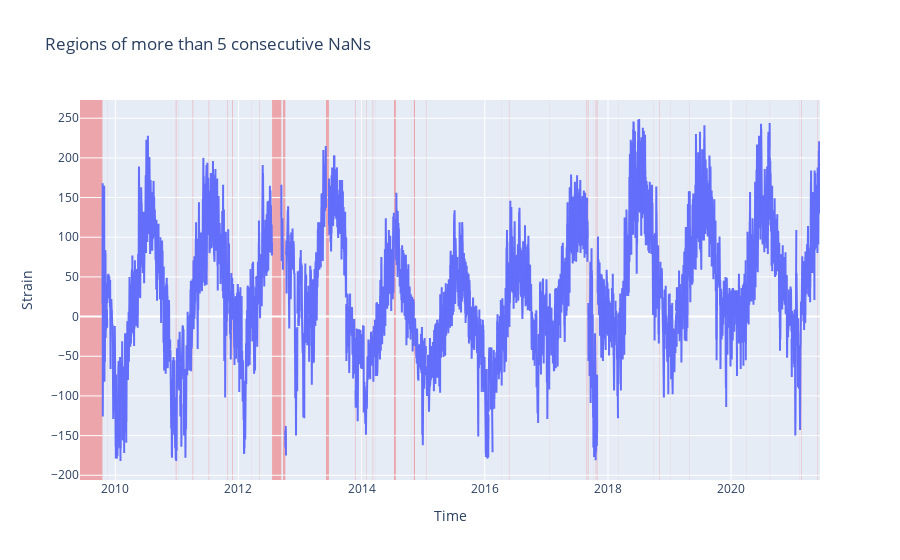

Here is the notebook cell this chart was saved with:
### Code cell
#indentify the regions of missing values
from src.processing import nan_regions #nan_regions.py

threshold = 5 # Choose the threshold(s) for consecutive NaNs
consecutive_nan_regions, nan_regions_sorted = nan_regions.find_nan_regions(df, threshold)

# for threshold in thresholds:

fig = go.Figure()

# Add strain data line
fig.add_trace(go.Scatter(x=df['Time'], y=df['Strain'], mode='lines', name='Strain Data'))

# Shade regions with more than x consecutive NaNs
for start, end in consecutive_nan_regions:
    fig.add_vrect(
        x0=df['Time'].loc[start], x1=df['Time'].loc[end],
        fillcolor='red', opacity=0.3, layer='below', line_width=0
    )

# Print NaN regions information
for column in nan_regions_sorted:
    print(f"Length: {column[4]}, Start Time: {column[2]}, End Time: {column[3]}")

# Figure layout
fig.update_layout(
    title=f'Regions of more than {threshold} consecutive NaNs',
    xaxis_title='Time',
    yaxis_title='Strain',
    legend=dict(x=0, y=1),
)

fig.show()

### Figure 1 — Plotly figure (JSON) as saved in the notebook; plotly's stock layout.template omitted (floating-point values rounded to 4 significant figures; data arrays with more than 128 entries replaced by an {"elided": "..."} marker saying what was removed)
{"data": [{"mode": "lines", "name": "Strain Data", "type": "scatter", "x": {"elided": "26339 str values"}, "y": {"elided": "26339 int values"}}], "layout": {"legend": {"x": 0, "y": 1}, "shapes": [{"fillcolor": "red", "layer": "below", "line": {"width": 0}, "opacity": 0.3, "type": "rect", "x0": "2009-06-05T00:00:00", "x1": "2009-10-16T04:00:00", "xref": "x", "y0": 0, "y1": 1, "yref": "y domain"}, {"fillcolor": "red", "layer": "below", "line": {"width": 0}, "opacity": 0.3, "type": "rect", "x0": "2009-11-13T08:00:00", "x1": "2009-11-14T08:00:00", "xref": "x", "y0": 0, "y1": 1, "yref": "y domain"}, {"fillcolor": "red", "layer": "below", "line": {"width": 0}, "opacity": 0.3, "type": "rect", "x0": "2010-12-25T04:00:00", "x1": "2010-12-27T08:00:00", "xref": "x", "y0": 0, "y1": 1, "yref": "y domain"}, {"fillcolor": "red", "layer": "below", "line": {"width": 0}, "opacity": 0.3, "type": "rect", "x0": "2010-12-28T00:00:00", "x1": "2010-12-29T12:00:00", "xref": "x", "y0": 0, "y1": 1, "yref": "y domain"}, {"fillcolor": "red", "layer": "below", "line": {"width": 0}, "opacity": 0.3, "type": "rect", "x0": "2011-01-11T12:00:00", "x1": "2011-01-12T04:00:00", "xref": "x", "y0": 0, "y1": 1, "yref": "y domain"}, {"fillcolor": "red", "layer": "below", "line": {"width": 0}, "opacity": 0.3, "type": "rect", "x0": "2011-04-04T00:00:00", "x1": "2011-04-07T08:00:00", "xref": "x", "y0": 0, "y1": 1, "yref": "y domain"}, {"fillcolor": "red", "layer": "below", "line": {"width": 0}, "opacity": 0.3, "type": "rect", "x0": "2011-07-08T12:00:00", "x1": "2011-07-11T04:00:00", "xref": "x", "y0": 0, "y1": 1, "yref": "y domain"}, {"fillcolor": "red", "layer": "below", "line": {"width": 0}, "opacity": 0.3, "type": "rect", "x0": "2011-10-28T04:00:00", "x1": "2011-10-31T04:00:00", "xref": "x", "y0": 0, "y1": 1, "yref": "y domain"}, {"fillcolor": "red", "layer": "below", "line": {"width": 0}, "opacity": 0.3, "type": "rect", "x0": "2011-11-25T16:00:00", "x1": "2011-11-29T08:00:00", "xref": "x", "y0": 0, "y1": 1, "yref": "y domain"}, {"fillcolor": "red", "layer": "below", "line": {"width": 0}, "opacity": 0.3, "type": "rect", "x0": "2012-03-20T12:00:00", "x1": "2012-03-21T08:00:00", "xref": "x", "y0": 0, "y1": 1, "yref": "y domain"}, {"fillcolor": "red", "layer": "below", "line": {"width": 0}, "opacity": 0.3, "type": "rect", "x0": "2012-05-05T08:00:00", "x1": "2012-05-07T04:00:00", "xref": "x", "y0": 0, "y1": 1, "yref": "y domain"}, {"fillcolor": "red", "layer": "below", "line": {"width": 0}, "opacity": 0.3, "type": "rect", "x0": "2012-07-18T12:00:00", "x1": "2012-09-11T04:00:00", "xref": "x", "y0": 0, "y1": 1, "yref": "y domain"}, {"fillcolor": "red", "layer": "below", "line": {"width": 0}, "opacity": 0.3, "type": "rect", "x0": "2012-09-21T08:00:00", "x1": "2012-10-05T08:00:00", "xref": "x", "y0": 0, "y1": 1, "yref": "y domain"}, {"fillcolor": "red", "layer": "below", "line": {"width": 0}, "opacity": 0.3, "type": "rect", "x0": "2013-06-03T08:00:00", "x1": "2013-06-20T16:00:00", "xref": "x", "y0": 0, "y1": 1, "yref": "y domain"}, {"fillcolor": "red", "layer": "below", "line": {"width": 0}, "opacity": 0.3, "type": "rect", "x0": "2013-11-22T00:00:00", "x1": "2013-11-25T04:00:00", "xref": "x", "y0": 0, "y1": 1, "yref": "y domain"}, {"fillcolor": "red", "layer": "below", "line": {"width": 0}, "opacity": 0.3, "type": "rect", "x0": "2014-01-07T20:00:00", "x1": "2014-01-08T16:00:00", "xref": "x", "y0": 0, "y1": 1, "yref": "y domain"}, {"fillcolor": "red", "layer": "below", "line": {"width": 0}, "opacity": 0.3, "type": "rect", "x0": "2014-01-29T08:00:00", "x1": "2014-01-31T08:00:00", "xref": "x", "y0": 0, "y1": 1, "yref": "y domain"}, {"fillcolor": "red", "layer": "below", "line": {"width": 0}, "opacity": 0.3, "type": "rect", "x0": "2014-03-07T08:00:00", "x1": "2014-03-10T04:00:00", "xref": "x", "y0": 0, "y1": 1, "yref": "y domain"}, {"fillcolor": "red", "layer": "below", "line": {"width": 0}, "opacity": 0.3, "type": "rect", "x0": "2014-03-23T20:00:00", "x1": "2014-03-24T12:00:00", "xref": "x", "y0": 0, "y1": 1, "yref": "y domain"}, {"fillcolor": "red", "layer": "below", "line": {"width": 0}, "opacity": 0.3, "type": "rect", "x0": "2014-07-11T12:00:00", "x1": "2014-07-22T12:00:00", "xref": "x", "y0": 0, "y1": 1, "yref": "y domain"}, {"fillcolor": "red", "layer": "below", "line": {"width": 0}, "opacity": 0.3, "type": "rect", "x0": "2014-10-20T08:00:00", "x1": "2014-10-21T04:00:00", "xref": "x", "y0": 0, "y1": 1, "yref": "y domain"}, {"fillcolor": "red", "layer": "below", "line": {"width": 0}, "opacity": 0.3, "type": "rect", "x0": "2014-11-06T12:00:00", "x1": "2014-11-13T04:00:00", "xref": "x", "y0": 0, "y1": 1, "yref": "y domain"}, {"fillcolor": "red", "layer": "below", "line": {"width": 0}, "opacity": 0.3, "type": "rect", "x0": "2015-01-17T04:00:00", "x1": "2015-01-19T04:00:00", "xref": "x", "y0": 0, "y1": 1, "yref": "y domain"}, {"fillcolor": "red", "layer": "below", "line": {"width": 0}, "opacity": 0.3, "type": "rect", "x0": "2016-04-07T12:00:00", "x1": "2016-04-08T04:00:00", "xref": "x", "y0": 0, "y1": 1, "yref": "y domain"}, {"fillcolor": "red", "layer": "below", "line": {"width": 0}, "opacity": 0.3, "type": "rect", "x0": "2016-05-23T08:00:00", "x1": "2016-05-25T12:00:00", "xref": "x", "y0": 0, "y1": 1, "yref": "y domain"}, {"fillcolor": "red", "layer": "below", "line": {"width": 0}, "opacity": 0.3, "type": "rect", "x0": "2017-01-19T08:00:00", "x1": "2017-01-20T04:00:00", "xref": "x", "y0": 0, "y1": 1, "yref": "y domain"}, {"fillcolor": "red", "layer": "below", "line": {"width": 0}, "opacity": 0.3, "type": "rect", "x0": "2017-08-25T16:00:00", "x1": "2017-08-28T00:00:00", "xref": "x", "y0": 0, "y1": 1, "yref": "y domain"}, {"fillcolor": "red", "layer": "below", "line": {"width": 0}, "opacity": 0.3, "type": "rect", "x0": "2017-09-03T08:00:00", "x1": "2017-09-06T12:00:00", "xref": "x", "y0": 0, "y1": 1, "yref": "y domain"}, {"fillcolor": "red", "layer": "below", "line": {"width": 0}, "opacity": 0.3, "type": "rect", "x0": "2017-10-08T16:00:00", "x1": "2017-10-09T08:00:00", "xref": "x", "y0": 0, "y1": 1, "yref": "y domain"}, {"fillcolor": "red", "layer": "below", "line": {"width": 0}, "opacity": 0.3, "type": "rect", "x0": "2017-10-20T12:00:00", "x1": "2017-10-21T20:00:00", "xref": "x", "y0": 0, "y1": 1, "yref": "y domain"}, {"fillcolor": "red", "layer": "below", "line": {"width": 0}, "opacity": 0.3, "type": "rect", "x0": "2017-10-23T04:00:00", "x1": "2017-10-25T04:00:00", "xref": "x", "y0": 0, "y1": 1, "yref": "y domain"}, {"fillcolor": "red", "layer": "below", "line": {"width": 0}, "opacity": 0.3, "type": "rect", "x0": "2017-10-29T00:00:00", "x1": "2017-10-31T04:00:00", "xref": "x", "y0": 0, "y1": 1, "yref": "y domain"}, {"fillcolor": "red", "layer": "below", "line": {"width": 0}, "opacity": 0.3, "type": "rect", "x0": "2018-03-01T12:00:00", "x1": "2018-03-02T08:00:00", "xref": "x", "y0": 0, "y1": 1, "yref": "y domain"}, {"fillcolor": "red", "layer": "below", "line": {"width": 0}, "opacity": 0.3, "type": "rect", "x0": "2018-09-27T12:00:00", "x1": "2018-09-28T08:00:00", "xref": "x", "y0": 0, "y1": 1, "yref": "y domain"}, {"fillcolor": "red", "layer": "below", "line": {"width": 0}, "opacity": 0.3, "type": "rect", "x0": "2018-11-02T20:00:00", "x1": "2018-11-05T04:00:00", "xref": "x", "y0": 0, "y1": 1, "yref": "y domain"}, {"fillcolor": "red", "layer": "below", "line": {"width": 0}, "opacity": 0.3, "type": "rect", "x0": "2019-01-07T08:00:00", "x1": "2019-01-08T04:00:00", "xref": "x", "y0": 0, "y1": 1, "yref": "y domain"}, {"fillcolor": "red", "layer": "below", "line": {"width": 0}, "opacity": 0.3, "type": "rect", "x0": "2019-04-28T00:00:00", "x1": "2019-04-29T04:00:00", "xref": "x", "y0": 0, "y1": 1, "yref": "y domain"}, {"fillcolor": "red", "layer": "below", "line": {"width": 0}, "opacity": 0.3, "type": "rect", "x0": "2020-03-30T12:00:00", "x1": "2020-03-31T08:00:00", "xref": "x", "y0": 0, "y1": 1, "yref": "y domain"}, {"fillcolor": "red", "layer": "below", "line": {"width": 0}, "opacity": 0.3, "type": "rect", "x0": "2020-08-18T12:00:00", "x1": "2020-08-19T08:00:00", "xref": "x", "y0": 0, "y1": 1, "yref": "y domain"}, {"fillcolor": "red", "layer": "below", "line": {"width": 0}, "opacity": 0.3, "type": "rect", "x0": "2021-02-10T08:00:00", "x1": "2021-02-11T04:00:00", "xref": "x", "y0": 0, "y1": 1, "yref": "y domain"}, {"fillcolor": "red", "layer": "below", "line": {"width": 0}, "opacity": 0.3, "type": "rect", "x0": "2021-02-19T16:00:00", "x1": "2021-02-22T08:00:00", "xref": "x", "y0": 0, "y1": 1, "yref": "y domain"}, {"fillcolor": "red", "layer": "below", "line": {"width": 0}, "opacity": 0.3, "type": "rect", "x0": "2021-05-28T20:00:00", "x1": "2021-05-31T04:00:00", "xref": "x", "y0": 0, "y1": 1, "yref": "y domain"}], "title": {"text": "Regions of more than 5 consecutive NaNs"}, "xaxis": {"title": {"text": "Time"}}, "yaxis": {"title": {"text": "Strain"}}}}
